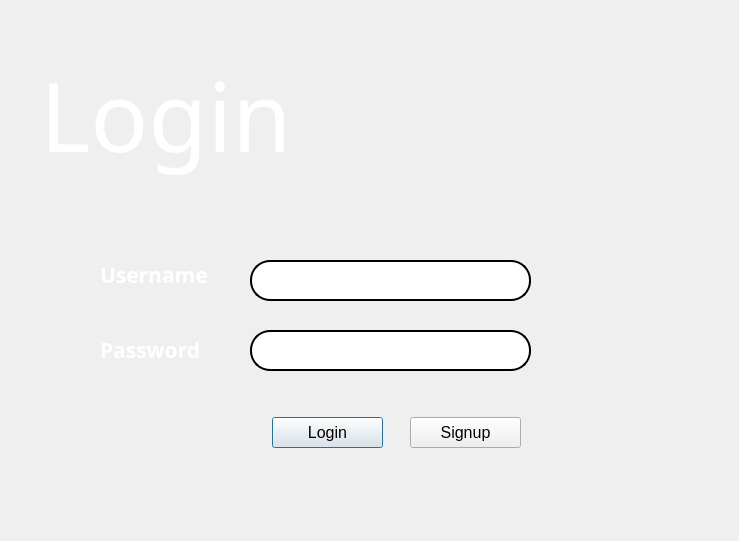
<?xml version="1.0" encoding="UTF-8"?>
<ui version="4.0">
 <class>Dialog</class>
 <widget class="QDialog" name="Dialog">
  <property name="geometry">
   <rect>
    <x>0</x>
    <y>0</y>
    <width>739</width>
    <height>541</height>
   </rect>
  </property>
  <property name="windowTitle">
   <string>Dialog</string>
  </property>
  <property name="autoFillBackground">
   <bool>false</bool>
  </property>
  <widget class="QLabel" name="u_name_label">
   <property name="geometry">
    <rect>
     <x>100</x>
     <y>260</y>
     <width>121</width>
     <height>31</height>
    </rect>
   </property>
   <property name="font">
    <font>
     <family>PMingLiU-ExtB</family>
     <pointsize>16</pointsize>
     <weight>75</weight>
     <bold>true</bold>
    </font>
   </property>
   <property name="text">
    <string>&lt;html&gt;&lt;head/&gt;&lt;body&gt;&lt;p&gt;&lt;span style=&quot; color:#ffffff;&quot;&gt;Username&lt;/span&gt;&lt;/p&gt;&lt;/body&gt;&lt;/html&gt;</string>
   </property>
  </widget>
  <widget class="QLabel" name="pass_label">
   <property name="geometry">
    <rect>
     <x>100</x>
     <y>320</y>
     <width>111</width>
     <height>61</height>
    </rect>
   </property>
   <property name="font">
    <font>
     <family>PMingLiU-ExtB</family>
     <pointsize>16</pointsize>
     <weight>75</weight>
     <bold>true</bold>
    </font>
   </property>
   <property name="text">
    <string>&lt;html&gt;&lt;head/&gt;&lt;body&gt;&lt;p&gt;&lt;span style=&quot; color:#ffffff;&quot;&gt;Password&lt;/span&gt;&lt;/p&gt;&lt;/body&gt;&lt;/html&gt;</string>
   </property>
  </widget>
  <widget class="QPushButton" name="login_btn">
   <property name="geometry">
    <rect>
     <x>272</x>
     <y>417</y>
     <width>111</width>
     <height>31</height>
    </rect>
   </property>
   <property name="font">
    <font>
     <pointsize>12</pointsize>
    </font>
   </property>
   <property name="text">
    <string>Login</string>
   </property>
  </widget>
  <widget class="QPushButton" name="signu_btn">
   <property name="geometry">
    <rect>
     <x>410</x>
     <y>417</y>
     <width>111</width>
     <height>31</height>
    </rect>
   </property>
   <property name="font">
    <font>
     <pointsize>12</pointsize>
    </font>
   </property>
   <property name="text">
    <string>Signup</string>
   </property>
  </widget>
  <widget class="QLineEdit" name="username_lineEdit">
   <property name="geometry">
    <rect>
     <x>250</x>
     <y>260</y>
     <width>281</width>
     <height>41</height>
    </rect>
   </property>
   <property name="styleSheet">
    <string notr="true">QLineEdit{
	border:2px solid;
	border-radius: 20px;
	color: rgb(108, 112, 125);
}</string>
   </property>
  </widget>
  <widget class="QLineEdit" name="password_lineEdit">
   <property name="geometry">
    <rect>
     <x>250</x>
     <y>330</y>
     <width>281</width>
     <height>41</height>
    </rect>
   </property>
   <property name="styleSheet">
    <string notr="true">QLineEdit{
	border:2px solid;
	border-radius: 20px;
	color: rgb(108, 112, 125);
}</string>
   </property>
  </widget>
  <widget class="QLabel" name="label">
   <property name="geometry">
    <rect>
     <x>40</x>
     <y>40</y>
     <width>431</width>
     <height>151</height>
    </rect>
   </property>
   <property name="font">
    <font>
     <family>PMingLiU-ExtB</family>
     <pointsize>72</pointsize>
    </font>
   </property>
   <property name="text">
    <string>&lt;html&gt;&lt;head/&gt;&lt;body&gt;&lt;p&gt;&lt;span style=&quot; color:#ffffff;&quot;&gt;Login &lt;/span&gt;&lt;/p&gt;&lt;/body&gt;&lt;/html&gt;</string>
   </property>
  </widget>
  <widget class="QLabel" name="label_2">
   <property name="geometry">
    <rect>
     <x>-10</x>
     <y>0</y>
     <width>831</width>
     <height>551</height>
    </rect>
   </property>
   <property name="text">
    <string/>
   </property>
   <property name="pixmap">
    <pixmap resource="img/image.qrc">:/newPrefix/plastic-bottle-pills.jpg</pixmap>
   </property>
   <property name="scaledContents">
    <bool>true</bool>
   </property>
  </widget>
  <zorder>label_2</zorder>
  <zorder>u_name_label</zorder>
  <zorder>pass_label</zorder>
  <zorder>login_btn</zorder>
  <zorder>signu_btn</zorder>
  <zorder>username_lineEdit</zorder>
  <zorder>password_lineEdit</zorder>
  <zorder>label</zorder>
 </widget>
 <resources>
  <include location="img/image.qrc"/>
 </resources>
 <connections/>
</ui>
